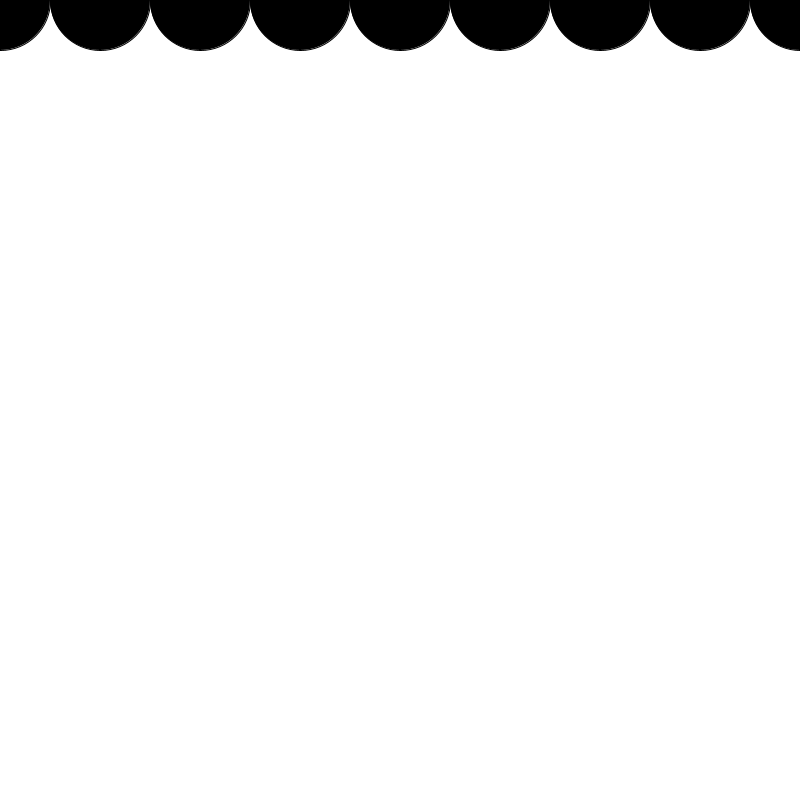
Frame 1 (no input)
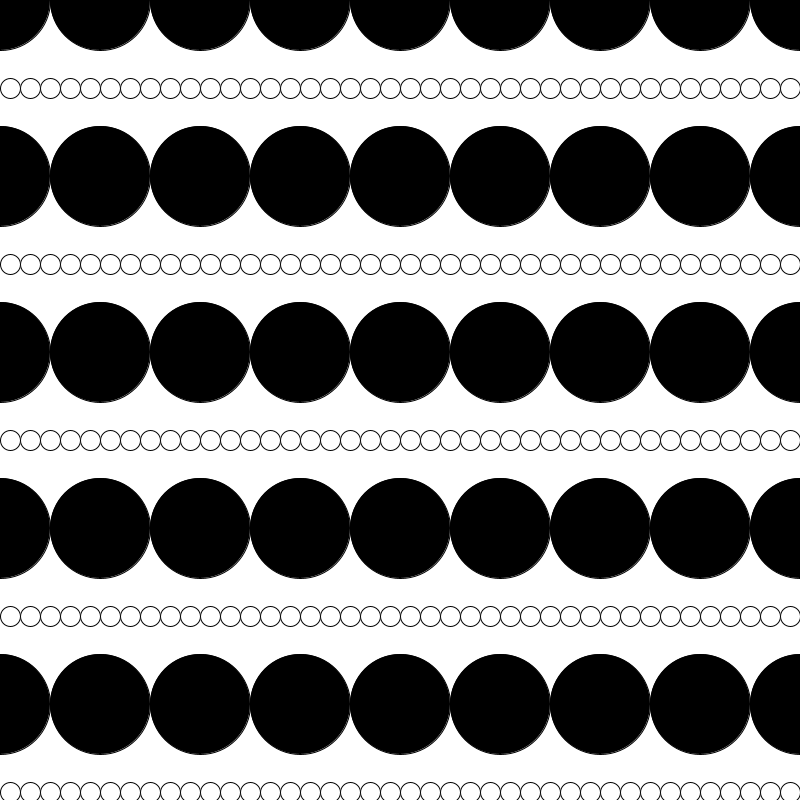
Frame 60 (the mouse pressed at the canvas centre just before this capture)
Frame 120 (the mouse held since frame 60 and released just before this capture): identical to frame 60, image omitted

The Processing sketch that drew these frames (run headless with seeded random() and noise(); from frame 60 on, the mouse is pressed at the canvas centre):

// Processing sketch: EX3Pattern4
// ── EX3Pattern4.pde
int y = 0;

void setup(){
   size( 800, 800);
   background(255);
   frameRate(100);
   
}


void draw(){
  int rowHeight = 88;
  int x = 0;
  ellipseMode(CENTER);
  while( x <= 800 ){
    if( y % (rowHeight * 2) == 0 ){ //determine rather the pattern to start with circle or semi circle
      fill(0);
      ellipse( x, y, 100, 100);
      x = x + 100;
    } else{
      fill(255);
      ellipse( x + 10, y, 20, 20);
      x = x + 20;
    }
    
  }
  y = y + rowHeight;
 
}
